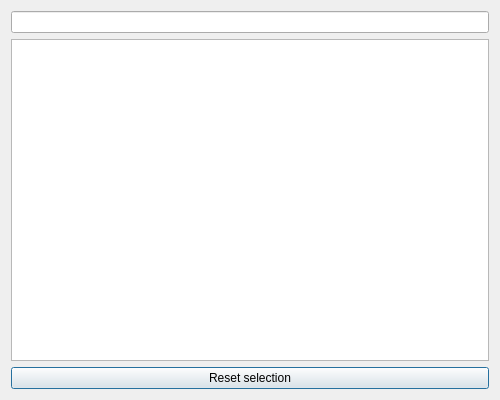
<?xml version="1.0" encoding="UTF-8"?>
<ui version="4.0">
 <class>Dialog</class>
 <widget class="QDialog" name="Dialog">
  <property name="geometry">
   <rect>
    <x>0</x>
    <y>0</y>
    <width>500</width>
    <height>400</height>
   </rect>
  </property>
  <property name="sizePolicy">
   <sizepolicy hsizetype="Minimum" vsizetype="Preferred">
    <horstretch>0</horstretch>
    <verstretch>0</verstretch>
   </sizepolicy>
  </property>
  <property name="maximumSize">
   <size>
    <width>500</width>
    <height>400</height>
   </size>
  </property>
  <property name="windowTitle">
   <string>Edit section</string>
  </property>
  <property name="layoutDirection">
   <enum>Qt::LeftToRight</enum>
  </property>
  <layout class="QGridLayout" name="gridLayout">
   <item row="0" column="0">
    <widget class="QLineEdit" name="lineSearch">
     <property name="sizePolicy">
      <sizepolicy hsizetype="Expanding" vsizetype="Fixed">
       <horstretch>0</horstretch>
       <verstretch>0</verstretch>
      </sizepolicy>
     </property>
     <property name="frame">
      <bool>true</bool>
     </property>
    </widget>
   </item>
   <item row="1" column="0" rowspan="2">
    <widget class="QListWidget" name="listItems">
     <property name="sizePolicy">
      <sizepolicy hsizetype="Expanding" vsizetype="Expanding">
       <horstretch>0</horstretch>
       <verstretch>0</verstretch>
      </sizepolicy>
     </property>
     <property name="selectionMode">
      <enum>QAbstractItemView::ExtendedSelection</enum>
     </property>
    </widget>
   </item>
   <item row="3" column="0">
    <widget class="QPushButton" name="buttonReset">
     <property name="text">
      <string>Reset selection</string>
     </property>
    </widget>
   </item>
  </layout>
 </widget>
 <resources/>
 <connections/>
</ui>
